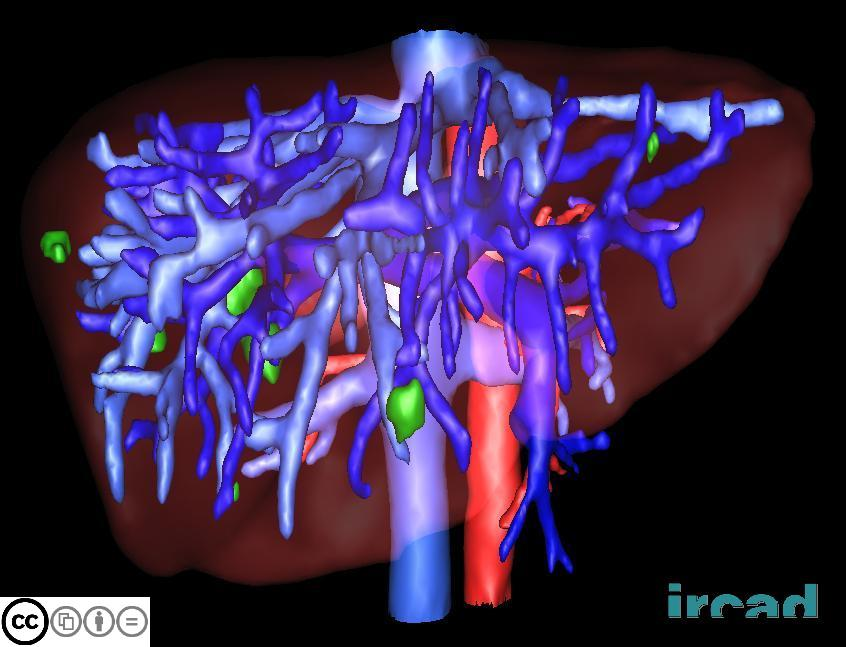
#> input picture 3Dircadb1/3Dircadb1.1/liver_01.jpg, 846 x 647 px, found by its file name
$ jupyter execute --allow-errors Untitled.ipynb
#> lines starting #> are read from the running program, lines starting #| are printed output that depends on the picture
<a href="https://colab.research.google.com/github/Wallbreaker100/miniProject/blob/master/Untitled.ipynb" target="_parent"></a>

[cell 1]
import numpy as np
import matplotlib.pyplot as plt
from PIL import Image

from scipy.interpolate import RectBivariateSpline
from skimage.data import shepp_logan_phantom
from skimage.transform import radon, rescale, rotate
from google.colab import drive
from google.colab import files
import cv2
uploaded = files.upload()
#> the answer given: liver_01.jpg
#drive.mount('/content/drive')

[cell 2]
image_path = list(uploaded.keys())[0]
image = Image.open(image_path)
#> image is the input picture: PIL image 846x647 RGB; mean R, G, B 58.2, 40.8, 82
image.show()
gray_image=cv2.imread(image_path,cv2.IMREAD_GRAYSCALE)
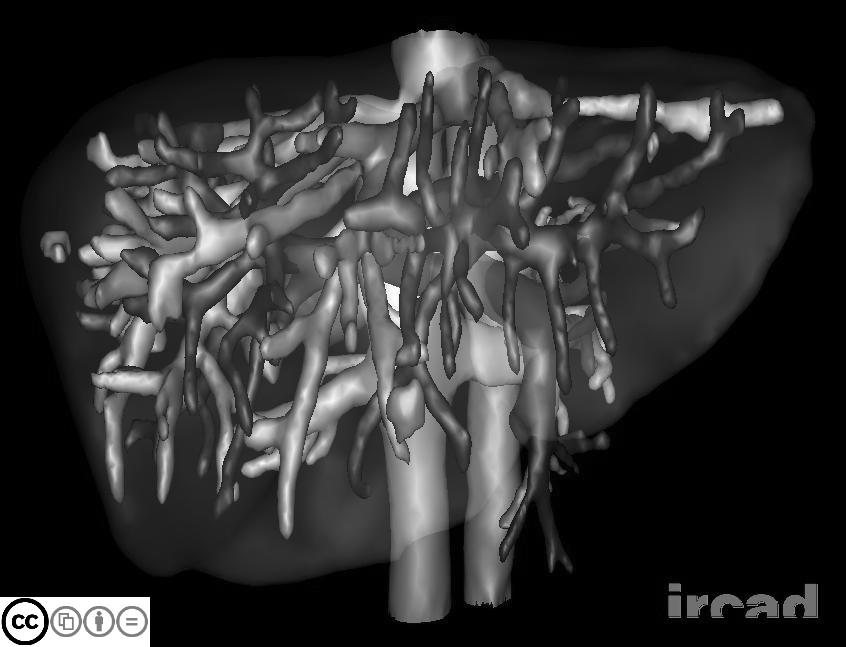
#> gray_image: shape (647, 846); min 0, max 255, mean 50.7
# image = np.array(image)
# gray_image = np.dot(image[..., :3], [0.2989, 0.5870, 0.1140])
image=gray_image

[cell 3]
image=cv2.equalizeHist(image)
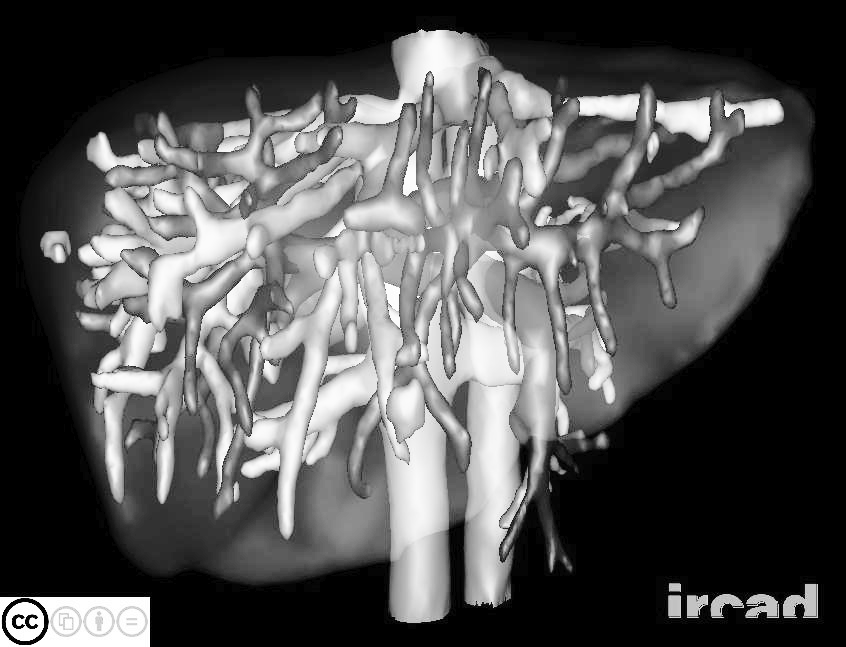
#> image: shape (647, 846); min 0, max 255, mean 84.2

[cell 4]
#image = shepp_logan_phantom()
#image = np.ones([100,100])
# Resize Image
diag = len(np.diag(gray_image)//2)
#> diag = 647
image = np.pad(gray_image, pad_width=diag-160)
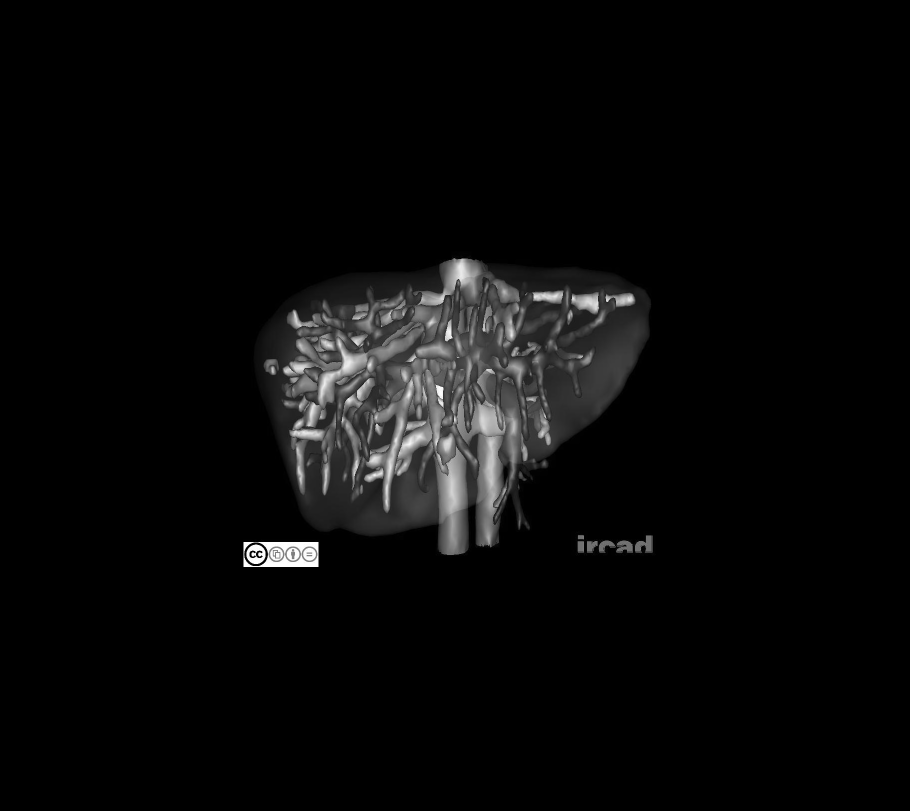
#> image: shape (1621, 1820) (shown at 1/2 size); min 0, max 255, mean 9.4
image

[cell 5]
image.shape[1]
#> Out = 1820
# gray_image

[cell 6]
_ = np.linspace(-1, 1, image.shape[0])
xv, yv = np.meshgrid(_,_)
#image[(xv-0.1)**2+(yv-0.2)**2<0.01] = 2

# Create a rotated image
image_rot = rotate(image, 45)
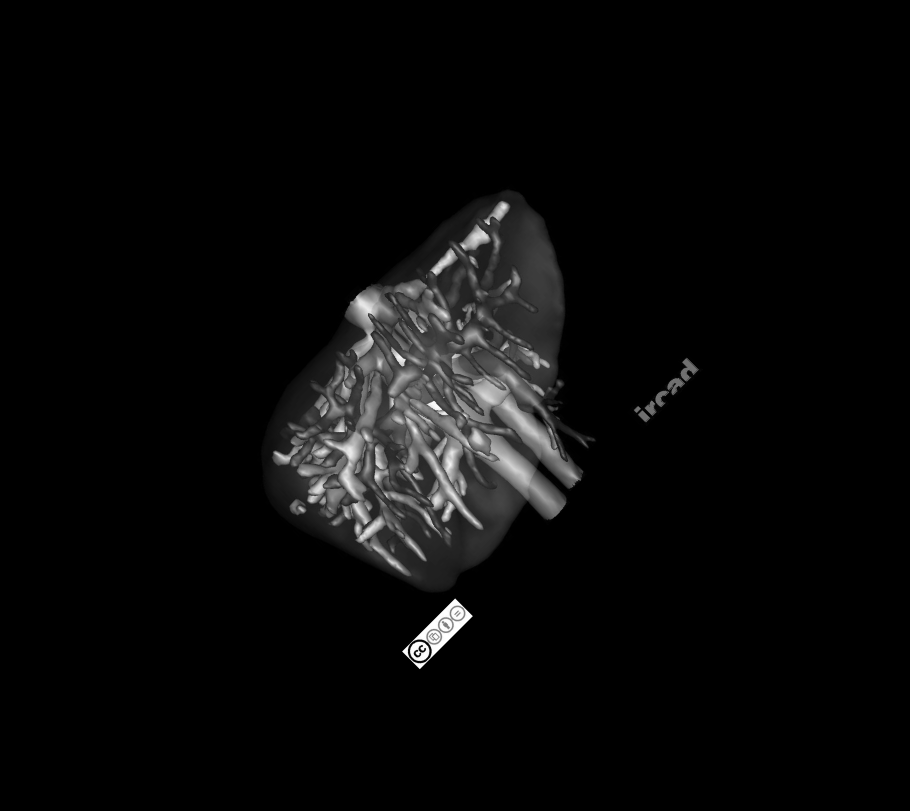
#> image_rot: shape (1621, 1820) float64 (shown at 1/2 size); min 0, max 1, mean 0.0369

[cell 7]
fig, ax = plt.subplots(1,2, figsize=(10,5))
#> (the rest of this cell did not finish here and is left out)

[cell 8]
thetas = np.arange(0,180,5) * np.pi/180
rs = _
#> rs = 1621 values from -1 to 1
dtheta = np.diff(thetas)[0]
dr = np.diff(rs)[0]
#> dr = 0.00123
rotations = np.array([rotate(image, theta*180/np.pi) for theta in thetas])

[cell 9]
plt.imshow(rotations[5])
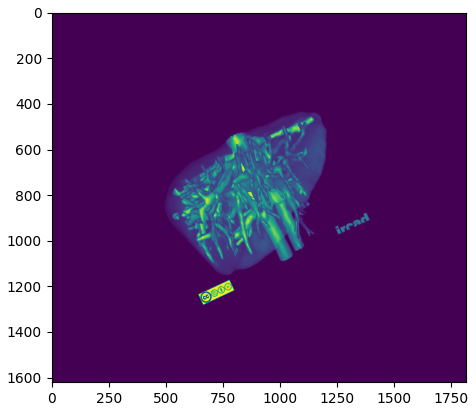
#> figure drawn by matplotlib, 1 panel

[cell 10]
p = np.array([rotation.sum(axis=0)*dr for rotation in rotations]).T

#> (a cell that did not finish here is left out)

[cell 12]
p.shape[0]
#> Out = 1820

[cell 13]
Thetas, Rs = np.meshgrid(thetas, rs)
thetas_extended = np.append(thetas, thetas[-1] + (thetas[-1] - thetas[-2]))

# For rs, add an extra value at the beginning
rs_extended = np.insert(rs, 0, rs[0] - (rs[1] - rs[0]))
#> rs_extended = 1622 values from -1 to 1
p_transposed = np.transpose(p)
#> (the rest of this cell did not finish here and is left out)

#> (a cell that did not finish here is left out)

[cell 15]
def get_fBP(x,y):
    return p_interp(x*np.cos(thetas)+y*np.sin(thetas), thetas, grid=False).sum() * dtheta

#> (the rest of this cell did not finish here and is left out)

[cell 16]
plt.figure(figsize=(6,6))
#> (the rest of this cell did not finish here and is left out)

[cell 17]
from scipy.fft import fft, ifft

[cell 18]
P = fft(p, axis=0)
nu = np.fft.fftfreq(P.shape[0], d=np.diff(rs)[0])

[cell 19]
P.T.shape
#> Out = (36, 1820)

[cell 20]
nu.shape
#> Out = (1820,)

[cell 21]
integrand = P.T * np.abs(nu)
integrand = integrand.T
p_p = np.real(ifft(integrand, axis=0))

#> (a cell that did not finish here is left out)

[cell 23]
def get_f(x,y):
    return p_p_interp(x*np.cos(thetas)+y*np.sin(thetas), thetas, grid=False).sum() * dtheta

#> (the rest of this cell did not finish here and is left out)

[cell 24]
plt.figure(figsize=(6,6))
#> (the rest of this cell did not finish here and is left out)

#> (a cell that did not finish here is left out)

[cell 26]
from skimage.transform import radon, iradon

[cell 27]
theta = np.arange(0., 180., 5)
sinogram = radon(image, theta=theta)
sinogram

[cell 28]
X, Y = np.meshgrid(np.arange(image.shape[1]), np.arange(image.shape[0]))

# Plot the pseudocolor plot with gray colormap
#> (the rest of this cell did not finish here and is left out)

[cell 29]
reconstruction_img = iradon(sinogram, theta=theta, filter_name='ramp')
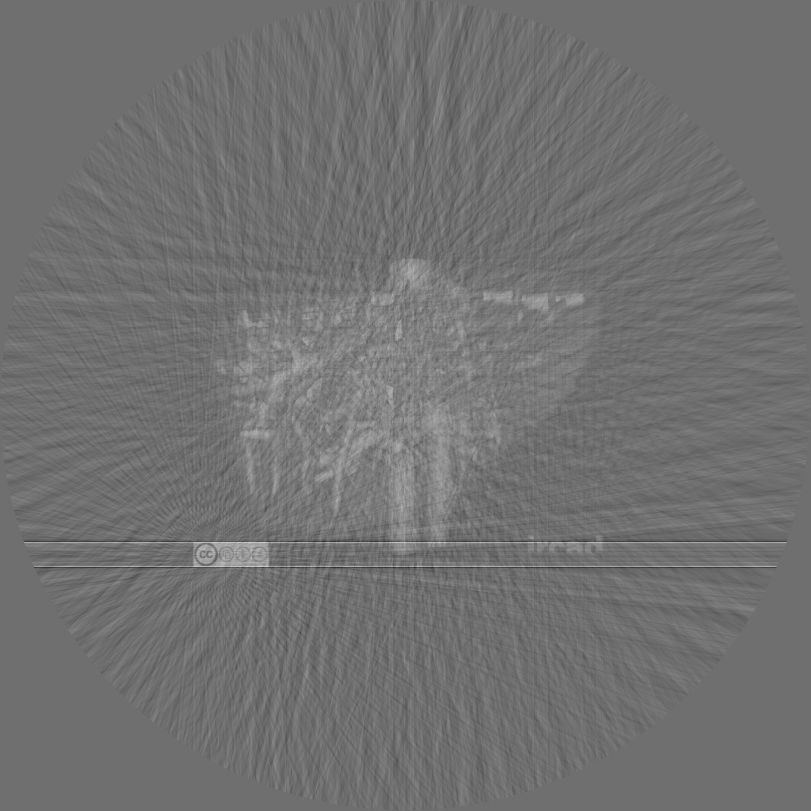
#> reconstruction_img: shape (1621, 1621) float64 (shown at 1/2 size); min -2.15, max 2.78, mean 0.0414; drawn with min black and max white

[cell 30]
# equalized_img=cv2.equalizeHist(reconstruction_img)

[cell 31]
from matplotlib.colors import LinearSegmentedColormap
# X, Y = np.meshgrid(np.arange(reconstruction_img.shape[1]), np.arange(reconstruction_img.shape[0]))
plt.figure(facecolor='white')
# cmap_white = LinearSegmentedColormap.from_list('white', [(0, 'white'), (1, 'white')])
plt.imshow(reconstruction_img, cmap="bone")
# Plot the pseudocolor plot with gray colormap
# plt.pcolor(X, Y, reconstruction_img, cmap='gray', shading='auto')

plt.figure(figsize=(10,10))
# plt.pcolor(reconstruction_img)

[cell 32]
plt.plot(reconstruction_img[110])
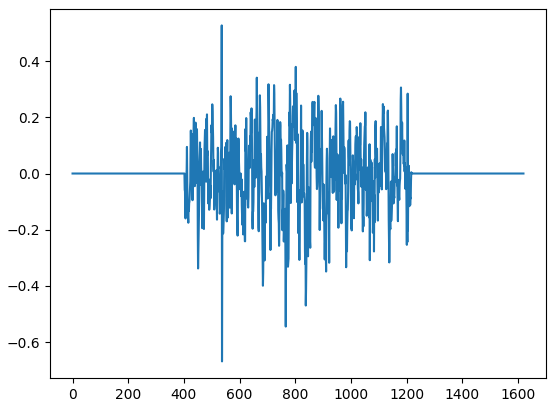
#> figure drawn by matplotlib, 1 panel; curve peaks at x = 536, y = 0.527

[cell 33]
print(image.shape)
#| (1621, 1820)
reconstruction_img.shape
#> Out = (1621, 1621)
